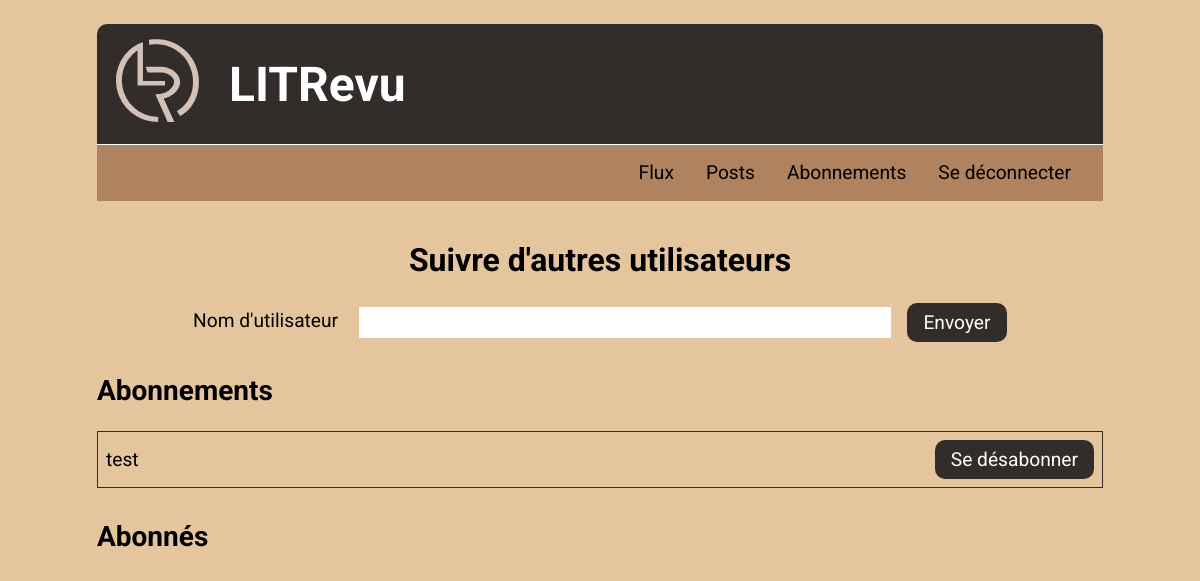
Before: /subscriptions/ (signed in) with the older database file.
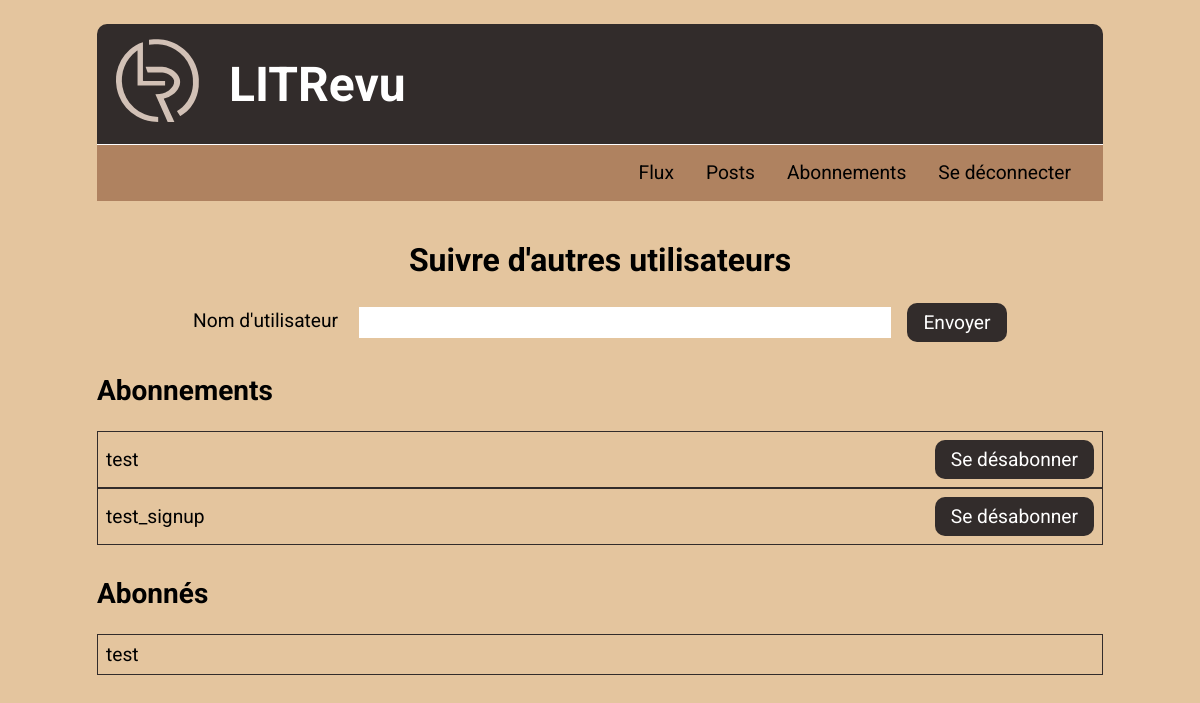
After: the same page with the newer database file.
### flux/models.py (models this page shows, shortened)
class UserFollows(models.Model):
    user = models.ForeignKey(to=settings.AUTH_USER_MODEL,
                             on_delete=models.CASCADE,
                             related_name='following')
    followed_user = models.ForeignKey(
        to=settings.AUTH_USER_MODEL,
        on_delete=models.CASCADE,
        related_name='followed_by'
    )
    class Meta:
        unique_together = (('user', 'followed_user'),)

### authentication/models.py (models this page shows)
class User(AbstractUser):
    pass

### flux/views.py (the view, shortened to what this page needs)
# urls.py: path('subscriptions/', flux.views.subscriptions_page,
@login_required
def subscriptions_page(request):
    current_user = request.user
    search_query = request.GET.get('search', '')
    following = UserFollows.objects.filter(
        user=current_user
    ).select_related('followed_user')
    followers = UserFollows.objects.filter(
        followed_user=current_user
    ).select_related('user')
    context = {
        'following': following,
        'followers': followers,
        'search_query': search_query,
    }
    return render(request, 'flux/subscriptions.html', context)

### flux/templates/flux/subscriptions.html (shortened to what this page needs)
{% extends 'base.html' %}
{% block content %}
    <main class="main-subscriptions">
        <h2>Suivre d'autres utilisateurs</h2>
        <section class="block-search">
            <form method="get" class="subscription-form">
                <label for="search">Nom d'utilisateur</label>
                <input type="text" id="search" name="search" value=
                        "{{ search_query }}" required>
                <button type="submit" class="btn-send">Envoyer</button>
            </form>
        </section>
        <section>
            <h3>Abonnements</h3>
            <ul class="following-list">
                {% for follow in following %}
                    <li>
                        {{ follow.followed_user.username }}
                         <form method="post" action="
{% url 'unfollow_user' follow.followed_user.id %}">
                            <button>Se désabonner</button>
                        </form>
                    </li>
                {% endfor %}
            </ul>
        </section>
        <section>
            <h3>Abonnés</h3>
            <ul class="following-list">
                {% for follower in followers %}
                    <li>{{ follower.user.username }}</li>
                {% endfor %}
            </ul>
        </section>
    </main>
{% endblock content %}

Changed rows visible on the page:
added UserFollows: followed_user.username "test_signup", shown under "Abonnements"
added UserFollows: user.username "test", shown under "Abonnés"
